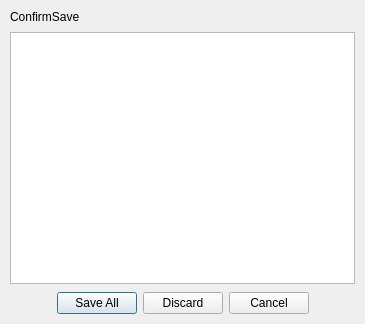
<?xml version="1.0" encoding="UTF-8"?>
<ui version="4.0">
 <class>MutiSaveDialog</class>
 <widget class="QWidget" name="MutiSaveDialog">
  <property name="geometry">
   <rect>
    <x>0</x>
    <y>0</y>
    <width>365</width>
    <height>324</height>
   </rect>
  </property>
  <property name="windowTitle">
   <string>Save</string>
  </property>
  <property name="windowIcon">
   <iconset resource="../../resources.qrc">
    <normaloff>:/com.wingsummer.winghex/images/unsaved.png</normaloff>:/com.wingsummer.winghex/images/unsaved.png</iconset>
  </property>
  <layout class="QVBoxLayout" name="verticalLayout">
   <property name="spacing">
    <number>8</number>
   </property>
   <property name="leftMargin">
    <number>10</number>
   </property>
   <property name="topMargin">
    <number>10</number>
   </property>
   <property name="rightMargin">
    <number>10</number>
   </property>
   <property name="bottomMargin">
    <number>10</number>
   </property>
   <item>
    <widget class="QLabel" name="label">
     <property name="text">
      <string>ConfirmSave</string>
     </property>
    </widget>
   </item>
   <item>
    <widget class="QListWidget" name="listWidget"/>
   </item>
   <item>
    <widget class="QDialogButtonBox" name="buttonBox">
     <property name="standardButtons">
      <set>QDialogButtonBox::StandardButton::Cancel|QDialogButtonBox::StandardButton::Discard|QDialogButtonBox::StandardButton::SaveAll</set>
     </property>
     <property name="centerButtons">
      <bool>true</bool>
     </property>
    </widget>
   </item>
  </layout>
 </widget>
 <resources>
  <include location="../../resources.qrc"/>
 </resources>
 <connections/>
</ui>
